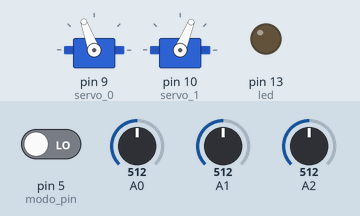
A sketch run on a simulated Arduino Uno, built with avr-gcc and run on an emulated ATmega328P. On the bench: 2 × servo, output pins drawn as LEDs (lit = HIGH). The test bench sets the inputs (shaded band); at power-on: A0 = 512, A2 = 512, pin 5 (modo_pin) LOW, A1 = 512.

Above: at 1.2 s.
1.3 s: A0 set to 409
2.8 s: A0 set to 385
At 3.8 s:
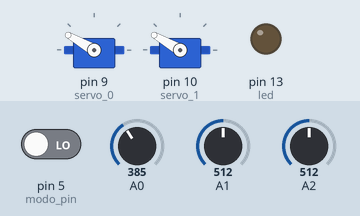
4.3 s: A2 set to 390
At 4.8 s:
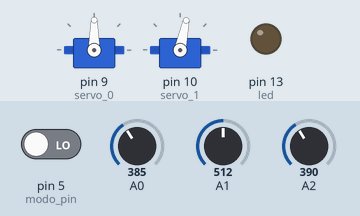
5.8 s: A0 set to 410
At 6.3 s:
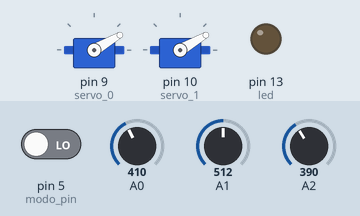
7.3 s: A0 set to 390
At 8.5 s:
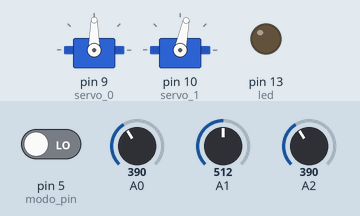
8.8 s: A0 set to 511
At 10.1 s:
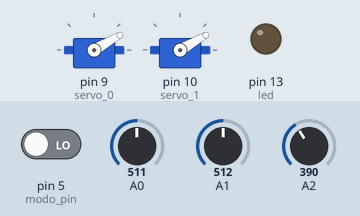
Timing chart, 0 to 11.3 s (numbered marks = the images above; inputs shaded):
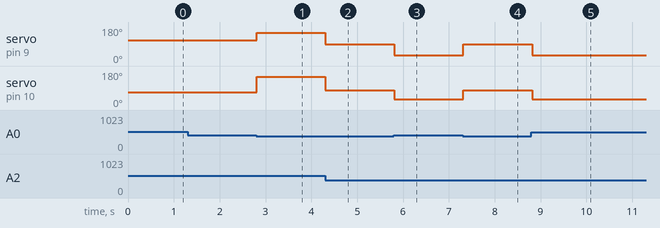

The sketch:

sumo_seguidor.ino
```cpp
#include <Servo.h>
#include <NewPing.h>

#define PING_PIN  7
#define MAX_DISTANCE 50
NewPing sonar(PING_PIN, PING_PIN, MAX_DISTANCE);

Servo servo_0;
Servo servo_1;

int st = 0;
int dinimigo = 0;
int led = 13;
int modo_pin = 5;
int modo_func = 0;

void setup() {
  servo_0.attach(9);
  servo_1.attach(10);
  Serial.begin(9600);
  pinMode(led, OUTPUT);
  pinMode(modo_pin, INPUT);
  modo_func = digitalRead(modo_pin);
  if(modo_func == 1){
    digitalWrite(led, HIGH);
  }else{
    digitalWrite(led, LOW);
  }
}

void loop() {
  if(modo_func == 1){
    //modo sumo
    unsigned int uS = sonar.ping_median();
    dinimigo = (uS / US_ROUNDTRIP_CM);
    Serial.println(dinimigo);
    int seg1 = analogRead(A0); // 400
    int seg2 = analogRead(A1); // 400
    int seg3 = analogRead(A2); // 400
    if(seg1 > 400 || seg2 > 400 || seg3 > 400){ //fundo preto borda branca
      atras();
    }else{
      if(dinimigo == 0){
        esquerda_suave_sumo();
      }else{
        frente_sumo();
      }
    }
  }
  if(modo_func == 0){
    //modo seguidor de linha
    int seg1 = analogRead(A0); // 400
    int seg2 = analogRead(A1); // 400
    int seg3 = analogRead(A2); // 400
    /*
    Serial.print(seg1);
    Serial.print(":");
    Serial.print(seg2);
    Serial.print(":");
    Serial.println(seg3);
    */
    /*
    if(seg2 > 400 || (seg1 > 400 && seg3 > 400)) {
      frente();
    }else if(seg1 > 400 && seg2 > 400){
      esquerda_suave();
    }else if(seg2 > 400 && seg3 > 400){
      direita_suave();
    }else{
     if(seg1 > 400) {
       direita();
     }else if(seg3 > 400) {
       esquerda();
     }else{
      esquerda_suave_sumo();
     }
    */
    if(seg3 > 400 && seg2 < 400 && seg1 < 400){
        direita();
        //Serial.println("direita");
      }else
      if(seg1 > 400 && seg2 < 400 && seg3 < 400){
        esquerda();
        //Serial.println("esquerda");
      }else{
    if(seg1 > 400 && seg3 > 400){
      frente();
      st = 1;
      //Serial.println("frente");
    }else{
      if(seg1 > 400 && seg2 > 400){
        esquerda();
        st = 1;
        //Serial.println("esquerda suave");
      }else
      if(seg3 > 400 && seg2 > 400){
        direita();
        //Serial.println("direita suave");
      }else
      if(seg1 > 400 && seg2 < 400 && seg3 < 400){
        esquerda();
        //Serial.println("esquerda");
      }else
      if(seg3 > 400 && seg2 < 400 && seg1 < 400){
        direita();
        //Serial.println("direita");
      }else
      if((seg2 > 400 && seg1 < 400 && seg3 < 400) || (seg2 > 400 && seg1 > 400 && seg3 > 400)){
        frente_slow();
        delay(50);
        st = 1;
        //Serial.println("frente");
      }else
      if(seg2 < 400 && seg1 < 400 && seg3 < 400){
        if (st == 1){
          frente_slow();
          st = 0;
        }else{
          frente();
        }
      }else{
        ultra_slow();
        //Serial.println("frente");
      }
    }
      }

  }


  delay(10);
}

void frente_sumo() {
  /*
  servo_0.write(130);
  servo_1.write(50);8
  */
  servo_0.write(180);
  servo_1.write(0);
}

void frente() {
  /*
  servo_0.write(130);
  servo_1.write(50);
  */
  servo_0.write(110);
  servo_1.write(68);
}

void frente_slow() {
  servo_0.write(90);
  servo_1.write(78);
}

void direita() {
  servo_0.write(150);
  servo_1.write(150);
}

void esquerda() {
  servo_0.write(30);
  servo_1.write(30);
}

void direita_suave() {
  servo_0.write(130);
  servo_1.write(83);
}

void esquerda_suave() {
  servo_0.write(83);
  servo_1.write(30);
}

void esquerda_suave_sumo() {
  servo_0.write(78);
  servo_1.write(70);
}

void ultra_slow() {
  servo_0.write(90);
  servo_1.write(90);
}

void atras() {
  servo_0.write(50);
  servo_1.write(120);
}
```

Measured:
- the behaviour switches between 401 and 400 on A0 (found by bisection; images 0 and 1)
- after the input at 1.3 s, every drawn part: stays the same
- after the input at 2.8 s, servo on pin 9 (servo_0): 110° → 150° at once; servo on pin 10 (servo_1): 68° → 150° at once
- after the input at 4.3 s, servo on pin 9 (servo_0): 150° → 90° at once; servo on pin 10 (servo_1): 150° → 78° at once
- after the input at 5.8 s, servo on pin 9 (servo_0): 90° → 30° at once; servo on pin 10 (servo_1): 78° → 30° at once
- after the input at 7.3 s, servo on pin 9 (servo_0): 30° → 90° at once; servo on pin 10 (servo_1): 30° → 78° at once
- after the input at 8.8 s, servo on pin 9 (servo_0): 90° → 30° at once; servo on pin 10 (servo_1): 78° → 30° at once
